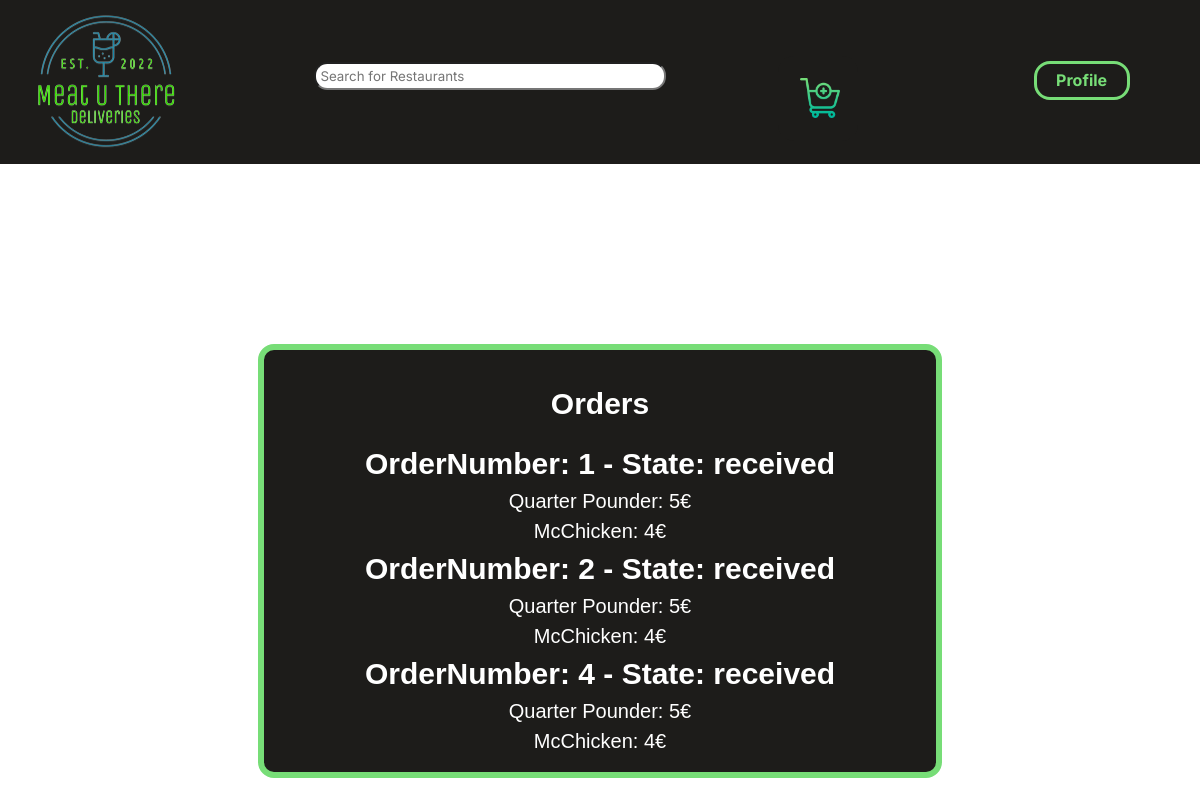
Before: /orders.php (signed in) with the older database file.
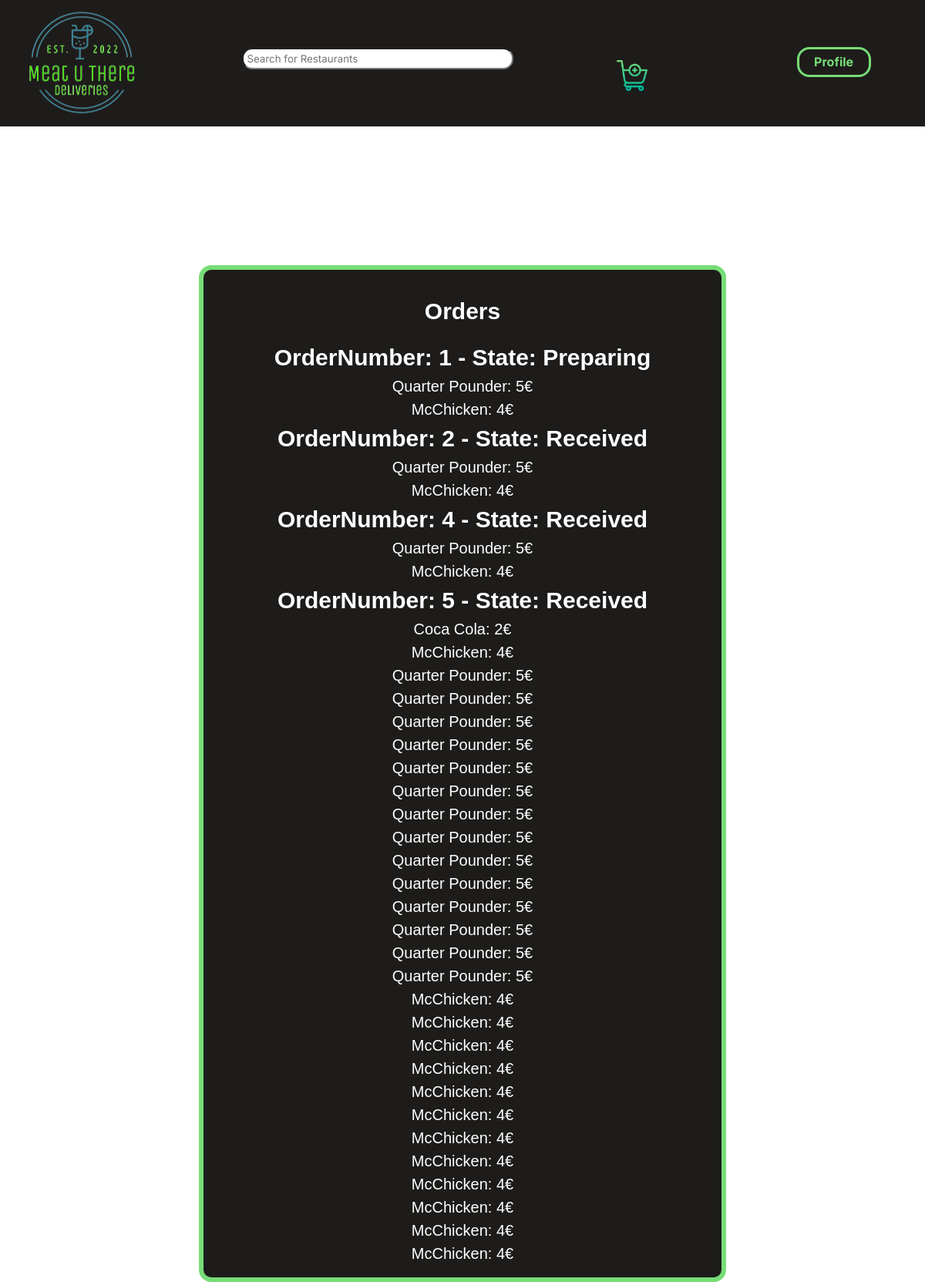
After: the same page with the newer database file.
### tables this page shows
CREATE TABLE Request(
    idRequest INTEGER PRIMARY KEY,
    orderState VARCHAR,
    idUser REFERENCES User
);

CREATE TABLE RequestDishes(
    idRequestDish INTEGER,
    idRequest INTEGER REFERENCES Request ON DELETE CASCADE,
    idDish INTEGER REFERENCES Dish ON DELETE CASCADE,
    PRIMARY KEY(idRequestDish)
);

CREATE TABLE Dish(
    idDish INTEGER PRIMARY KEY AUTOINCREMENT,
    name VARCHAR,
    price REAL,
    idDishCategory INTEGER REFERENCES DishCategory,
    idRestaurant INTEGER REFERENCES Restaurant
);

### database/users.php (called while the page is built, shortened)
<?php
    function getUserInfo($db){
        $stmt = $db->prepare('SELECT *
                              FROM User
                              WHERE username=:username');
        $stmt->bindParam(':username',$_SESSION['username']);
        $stmt->execute();
        $stmt = $stmt->fetch();
        return $stmt;
    }
?>

### database/restaurants.php (called while the page is built, shortened)
<?php
    function getDishInfo($db,$dish_id){
        $stmt = $db->prepare('  SELECT *
                                FROM Dish
                                WHERE idDish=:idDish');
        $stmt->bindParam(':idDish',$dish_id);
        $stmt->execute();
        $stmt = $stmt->fetch();
        return $stmt;
    }
    function getRequests($db,$user_id){
        $stmt = $db->prepare('SELECT *
                              FROM Request WHERE idUser=:user_id');
        $stmt->bindParam(':user_id',$user_id);
        $stmt->execute();
        $stmt = $stmt->fetchAll();
        return $stmt;
    }
    function getRequestDishes($db,$idRequest){
        $stmt = $db->prepare('SELECT idDish
                              FROM RequestDishes WHERE idRequest=:idRequest');
        $stmt->bindParam(':idRequest',$idRequest);
        $stmt->execute();
        $stmt = $stmt->fetchAll();
        return $stmt;
    }
?>

### orders.php (the view, shortened to what this page needs)
<?php
    require_once("templates/common.php");
    require_once("database/connection.php");
    require_once("database/restaurants.php");
    require_once("database/users.php");
    $db=getDatabaseConnection();
    $userInfo = getUserInfo($db,$_SESSION["username"]);
    $requests = getRequests($db,$userInfo['idUser']);
?>
<menu>
    <h2>Orders</h2>
    <ul id=orders>
    <?php foreach($requests as $request){ ?>
            <ul id="OrderNumber"><h1>OrderNumber: <?=$request['idRequest']?> - <?="State: ".$request['orderState']?></h1>
                <?php $requestDishes = getRequestDishes($db,$request['idRequest'])?>
                <?php foreach($requestDishes as $dish){?>
                <li>
                    <?php $dishInfo = getDishInfo($db, $dish['idDish']) ?>
                    <p><?=$dishInfo['name']?>:<?=" ".$dishInfo['price']?>€</p>
                </li>
                <?php } ?>
            <ul>
        <?php } ?>
    </ul>
</menu>

Changed rows visible on the page:
changed request id 1: orderState "received" → "Preparing"
changed request id 2: orderState "received" → "Received"
changed request id 4: orderState "received" → "Received"
added request: idRequest "5", orderState "Received", requestdishes (idDish.name "McChicken", idDish.price "4"), requestdishes (idDish.name "Quarter Pounder", idDish.price "5")
added requestdishes: idDish.name "Coca Cola", idDish.price "2", shown under "5"
now on this page (row unchanged): requestdishes: idDish.name "Quarter Pounder", idDish.price "5"
now on this page (row unchanged): requestdishes: idDish.name "Quarter Pounder", idDish.price "5"
added requestdishes: idDish.name "Quarter Pounder", idDish.price "5"
added requestdishes: idDish.name "Quarter Pounder", idDish.price "5"
added requestdishes: idDish.name "Quarter Pounder", idDish.price "5"
added requestdishes: idDish.name "Quarter Pounder", idDish.price "5"
added requestdishes: idDish.name "Quarter Pounder", idDish.price "5"
added requestdishes: idDish.name "Quarter Pounder", idDish.price "5"
added requestdishes: idDish.name "Quarter Pounder", idDish.price "5"
added requestdishes: idDish.name "Quarter Pounder", idDish.price "5"
added requestdishes: idDish.name "Quarter Pounder", idDish.price "5"
added requestdishes: idDish.name "Quarter Pounder", idDish.price "5"
added requestdishes: idDish.name "Quarter Pounder", idDish.price "5"
now on this page (row unchanged): requestdishes: idDish.name "McChicken", idDish.price "4", shown under "5"
now on this page (row unchanged): requestdishes: idDish.name "McChicken", idDish.price "4", shown under "5"
added requestdishes: idDish.name "McChicken", idDish.price "4", shown under "5"
added requestdishes: idDish.name "McChicken", idDish.price "4", shown under "5"
added requestdishes: idDish.name "McChicken", idDish.price "4", shown under "5"
added requestdishes: idDish.name "McChicken", idDish.price "4", shown under "5"
added requestdishes: idDish.name "McChicken", idDish.price "4", shown under "5"
added requestdishes: idDish.name "McChicken", idDish.price "4", shown under "5"
added requestdishes: idDish.name "McChicken", idDish.price "4", shown under "5"
added requestdishes: idDish.name "McChicken", idDish.price "4", shown under "5"
added requestdishes: idDish.name "McChicken", idDish.price "4", shown under "5"
added requestdishes: idDish.name "McChicken", idDish.price "4", shown under "5"
